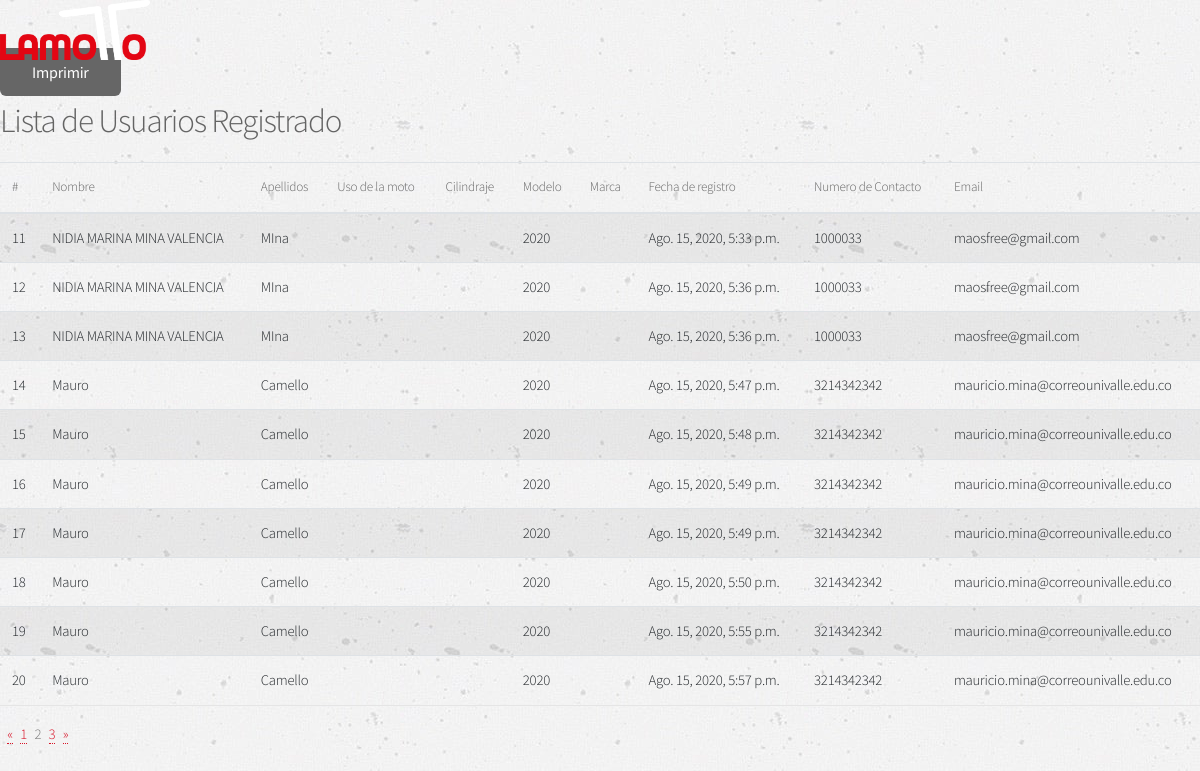
/register?page=2 (signed in), run on the app's committed database.
### website/home/models.py (models this page shows, shortened)
class Client(models.Model):
    phone_regex = RegexValidator(regex=r'^\+?1?\d{9,15}$', message="Phone number must be entered in the format: '+999999999'. Up to 12 digits allowed.")
    phone_number = models.CharField(validators=[phone_regex], max_length=12, blank=True)
    placa = models.CharField(max_length=7, blank=True)
    cedula = models.IntegerField(validators=[MaxValueValidator(999999999999), MinValueValidator(9999999)] )
    name = models.CharField(max_length=200)
    last_name = models.CharField(max_length=200)
    email = models.EmailField(max_length=70, null=True, blank=True)
    created_date = models.DateTimeField(default=timezone.now)
    model_date = models.IntegerField(default=date.today().year, validators=[MaxValueValidator(years_number_max(1)), MinValueValidator(years_number_min(20))] )

### website/home/views.py (the view)
# urls.py: path('register', register, name='register'),
def register(request):
    if request.user.is_anonymous:
        return redirect('home')
    user_list = Client.objects.all()
    page = request.GET.get('page', 1)
    paginator = Paginator(user_list, 10)
    try:
        users = paginator.page(page)
    except PageNotAnInteger:
        users = paginator.page(1)
    except EmptyPage:
        users = paginator.page(paginator.num_pages)
    return render(request, 'information.html', { 'users': users })

### website/templates/information.html (shortened to what this page needs)
{% load static %}
<html>
<head>
	<link rel="stylesheet" href="//code.jquery.com/ui/1.12.1/themes/base/jquery-ui.css">
	<link rel="stylesheet" href="https://stackpath.bootstrapcdn.com/bootstrap/4.5.0/css/bootstrap.min.css"
>
</head>
<body class="landing is-preload">
	<div id="page-wrapper">
		<header id="header" class="alt">
			<a href="{% url 'home' %}"><img src="{% static 'images/logo-lamotto.png' %}" alt="Logo la motto"
					style="width:150px;height:60px;" /></a>
		</header>
		<br>
		<br>
		<div id="print_div" class="">
			<input class="btn btn-primary" type='button' id='btn' value='Imprimir' onclick='printDiv();'>
			<br>
			<h2>Lista de Usuarios Registrado</h2>
			<table class="table table-striped">
				<thead>
					<tr>
						<th scope="col">#</th>
						<th scope="col">Nombre</th>
						<th scope="col">Apellidos</th>
						<th scope="col">Uso de la moto</th>
						<th scope="col">Cilindraje</th>
						<th scope="col">Modelo</th>
						<th scope="col">Marca</th>
						<th scope="col">Fecha de registro</th>
						<th scope="col">Numero de Contacto</th>
						<th scope="col">Email</th>
					</tr>
				</thead>
				<tbody>
					{% for user in users %}
					<tr>
						<td>{{ user.id }}</td>
						<td>{{ user.name }}</td>
						<td>{{ user.last_name }}</td>
						<td>{{ user.motorbike_use }}</td>
						<td>{{ user.cylinder_head }}</td>
						<td>{{ user.model_date }}</td>
						<td>{{ user.manufacturer }}</td>
						<td>{{ user.created_date }}</td>
						<td>{{ user.phone_number }}</td>
						<td>{{ user.email }}</td>
					</tr>
					{% endfor %}
				</tbody>
			</table>
			{% if users.has_other_pages %}
			<ul class="pagination">
				{% if users.has_previous %}
				<li><a href="?page={{ users.previous_page_number }}">&laquo;</a></li>
				{% else %}
				<li class="disabled"><span>&laquo;</span></li>
				{% endif %}
				{% for i in users.paginator.page_range %}
				{% if users.number == i %}
				<li class="active"><span>{{ i }} <span class="sr-only">(current)</span></span></li>
				{% else %}
				<li><a href="?page={{ i }}">{{ i }}</a></li>
				{% endif %}
				{% endfor %}
				{% if users.has_next %}
				<li><a href="?page={{ users.next_page_number }}">&raquo;</a></li>
				{% else %}
				<li class="disabled"><span>&raquo;</span></li>
				{% endif %}
			</ul>
			{% endif %}
		</div>
		<link rel="stylesheet" href="{% static 'assets/css/main.css' %}" />
</body>
</html>

### website/static/assets/css/main.css (style rules this page uses)
html, body, div, span, applet, object, iframe, h1, h2, h3, h4, h5, h6, p, blockquote, pre, a, abbr, acronym, address, big, cite, code, del, dfn, em, img, ins, kbd, q, s, samp, small, strike, strong, sub, sup, tt, var, b, u, i, center, dl, dt, dd, ol, ul, li, fieldset, form, label, legend, table, caption, tbody, tfoot, thead, tr, th, td, article, aside, canvas, details, embed, figure, figcaption, footer, header, hgroup, menu, nav, output, ruby, section, summary, time, mark, audio, video { margin: 0; padding: 0; border: 0; font-size: 100%; font: inherit; vertical-align: baseline; }
article, aside, details, figcaption, figure, footer, header, hgroup, menu, nav, section { display: block; }
body { line-height: 1; }
ol, ul { list-style: none; }
table { border-collapse: collapse; border-spacing: 0; }
body { -webkit-text-size-adjust: none; }
input, select, textarea { -moz-appearance: none; -webkit-appearance: none; -ms-appearance: none; appearance: none; }
body { -ms-overflow-style: scrollbar; }
html { box-sizing: border-box; }
*, *:before, *:after { box-sizing: inherit; }
body { background: #f5f5f5; background-image: url('../../images/mt-1517-home-pattern.jpg'); background-position: left top; background-repeat: repeat; background-size: auto; }
body, input, select, textarea { color: #777; font-family: "Source Sans Pro", sans-serif; font-size: 16pt; font-weight: 300; line-height: 1.65em; letter-spacing: -0.015em; }
a { -moz-transition: color 0.2s ease-in-out, border-bottom-color 0.2s ease-in-out; -webkit-transition: color 0.2s ease-in-out, border-bottom-color 0.2s ease-in-out; -ms-transition: color 0.2s ease-in-out, border-bottom-color 0.2s ease-in-out; transition: color 0.2s ease-in-out, border-bottom-color 0.2s ease-in-out; border-bottom: dotted 1px; color: #d81428; text-decoration: none; }
h1, h2, h3, h4, h5, h6 { color: #646464; font-weight: 300; line-height: 1em; margin: 0 0 0.5em 0; }
h2 { font-size: 2.25em; line-height: 1.5em; letter-spacing: -0.035em; }
ul { list-style: disc; margin: 0 0 2em 0; padding-left: 1em; }
ul li { padding-left: 0.5em; }
table { margin: 0 0 2em 0; width: 100%; }
table tbody tr { border: solid 1px #e5e5e5; border-left: 0; border-right: 0; }
table tbody tr:nth-child(2n + 1) { background-color: #f8f8f8; }
table td { padding: 0.75em 0.75em; }
table th { color: #646464; font-size: 0.9em; font-weight: 300; padding: 0 0.75em 0.75em 0.75em; text-align: left; }
table thead { border-bottom: solid 2px #e5e5e5; }
input[type="submit"], input[type="reset"], input[type="button"], .button { -moz-appearance: none; -webkit-appearance: none; -ms-appearance: none; appearance: none; -moz-transition: background-color 0.2s ease-in-out, color 0.2s ease-in-out; -webkit-transition: background-color 0.2s ease-in-out, color 0.2s ease-in-out; -ms-transition: background-color 0.2s ease-in-out, color 0.2s ease-in-out; transition: background-color 0.2s ease-in-out, color 0.2s ease-in-out; background-color: #666; border-radius: 6px; border: 0; color: #ffffff; cursor: pointer; display: inline-block; font-weight: 400; height: 3em; line-height: 3em; padding: 0 2em; text-align: center; text-decoration: none; white-space: nowrap; }
#page-wrapper { padding-top: 3em; }
body.landing #page-wrapper { padding-top: 0; }
#header { background: #444; color: #bbb; cursor: default; height: 3.25em; left: 0; line-height: 3.25em; position: fixed; top: 0; width: 100%; z-index: 10000; }
#header.alt { -moz-animation: none; -webkit-animation: none; -ms-animation: none; animation: none; background: none; color: rgba(255, 255, 255, 0.75); position: absolute; }
@media screen and (max-width: 1680px) { body, input, select, textarea { font-size: 13pt; } }
@media screen and (max-width: 1280px) { body, input, select, textarea { font-size: 11pt; } }

### data on the page
Client: id "11", name "NIDIA MARINA MINA VALENCIA", last_name "MIna", model_date "2020", created_date "Ago. 15, 2020, 5:33 p.m.", phone_number "1000033", email "maosfree@gmail.com"
Client: id "12", name "NIDIA MARINA MINA VALENCIA", last_name "MIna", model_date "2020", created_date "Ago. 15, 2020, 5:36 p.m.", phone_number "1000033", email "maosfree@gmail.com"
Client: id "13", name "NIDIA MARINA MINA VALENCIA", last_name "MIna", model_date "2020", created_date "Ago. 15, 2020, 5:36 p.m.", phone_number "1000033", email "maosfree@gmail.com"
Client: id "14", name "Mauro", last_name "Camello", model_date "2020", created_date "Ago. 15, 2020, 5:47 p.m.", phone_number "3214342342", email "mauricio.mina@correounivalle.edu.co"
Client: id "15", name "Mauro", last_name "Camello", model_date "2020", created_date "Ago. 15, 2020, 5:48 p.m.", phone_number "3214342342", email "mauricio.mina@correounivalle.edu.co"
Client: id "16", name "Mauro", last_name "Camello", model_date "2020", created_date "Ago. 15, 2020, 5:49 p.m.", phone_number "3214342342", email "mauricio.mina@correounivalle.edu.co"
Client: id "17", name "Mauro", last_name "Camello", model_date "2020", created_date "Ago. 15, 2020, 5:49 p.m.", phone_number "3214342342", email "mauricio.mina@correounivalle.edu.co"
Client: id "18", name "Mauro", last_name "Camello", model_date "2020", created_date "Ago. 15, 2020, 5:50 p.m.", phone_number "3214342342", email "mauricio.mina@correounivalle.edu.co"
Client: id "19", name "Mauro", last_name "Camello", model_date "2020", created_date "Ago. 15, 2020, 5:55 p.m.", phone_number "3214342342", email "mauricio.mina@correounivalle.edu.co"
Client: id "20", name "Mauro", last_name "Camello", model_date "2020", created_date "Ago. 15, 2020, 5:57 p.m.", phone_number "3214342342", email "mauricio.mina@correounivalle.edu.co"

### other printed values
{{ i }} "1" "3"
{{ i }} "2"
